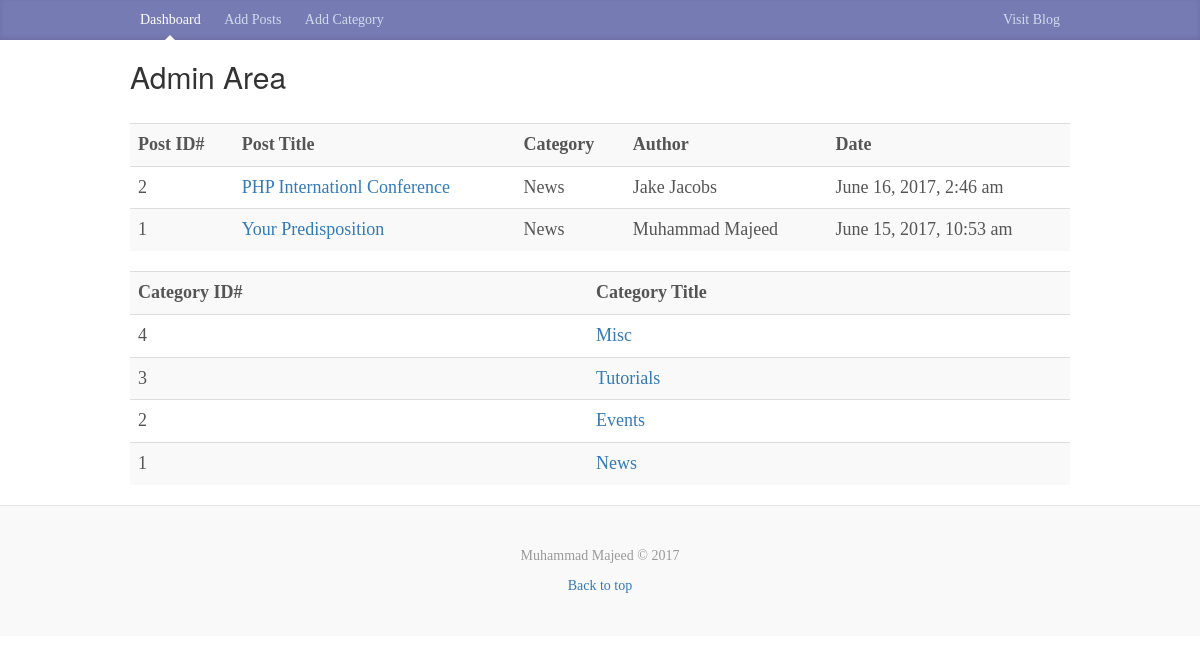
The app's page /admin/index.php with its own data.
### tables this page shows
CREATE TABLE `posts` (
  `po_id` int(11) NOT NULL,
  `po_category` int(11) NOT NULL,
  `po_title` varchar(255) NOT NULL,
  `po_body` text NOT NULL,
  `po_author` varchar(255) NOT NULL,
  `po_tags` varchar(255) NOT NULL,
  `po_date` timestamp NOT NULL DEFAULT CURRENT_TIMESTAMP
);

CREATE TABLE `categories` (
  `ca_id` int(11) NOT NULL,
  `ca_name` varchar(255) NOT NULL
);

### libraries/Database.php (called while the page is built, shortened)
<?php
class Database{
  public $host = DB_HOST;
  public $username = DB_USER;
  public $password = DB_PASS;
  public $db_name = DB_NAME;
  public $link;
private function connect(){
  $this->link = new mysqli($this->host, $this->username, $this->password, $this->db_name);
}
public function select($query){
  $result = $this->link->query($query) or die($this->link->error.__LINE__);
  if ($result->num_rows > 0) {
    return $result;
    } else {return false;}
  }
}

### helpers/format_helper.php (called while the page is built, shortened)
<?php
function formatDate($date) {
  return date('F j, Y, g:i a',strtotime($date));
}

### admin/index.php (the view)
<?php include 'includes/header.php'; ?>
<?php
$db = new Database;
$query = "SELECT posts.*, categories.ca_name FROM posts
          INNER JOIN categories
          ON posts.po_category = categories.ca_id
          ORDER BY posts.po_id DESC";
$posts = $db->select($query);
$query = "SELECT * FROM categories ORDER BY ca_id DESC";
$categories = $db->select($query);
?>
<table class="table table-striped">
  <tr>
    <th>Post ID#</th>
    <th>Post Title</th>
    <th>Category</th>
    <th>Author</th>
    <th>Date</th>
  </tr>
    <?php while($row = $posts->fetch_assoc()):  ?>
    <tr>
      <td><?php echo  $row['po_id'];?></td>
      <td><a href="edit_post.php?id=<?php echo  $row['po_id'];?>"><?php echo  $row['po_title'];?></a></td>
      <td><?php echo  $row['ca_name'];?></td>
      <td><?php echo  $row['po_author'];?></td>
      <td><?php echo  formatDate($row['po_date']);?></td>
    </tr>
    <?php endwhile; ?>
</table>
<table class="table table-striped">
  <tr>
    <th>Category ID#</th>
    <th>Category Title</th>
  </tr>
  <?php while($row = $categories->fetch_assoc()):  ?>
  <tr>
    <td><?php echo  $row['ca_id'];?></td>
    <td><a href="edit_category.php?id=<?php echo  $row['ca_id'];?>"><?php echo  $row['ca_name'];?></a></td>
  </tr>
  <?php endwhile; ?>
</table>
<?php include 'includes/footer.php'; ?>

### css/custom.css (style rules this page uses)
body { font-family: Georgia, "Times New Roman", Times, serif; color: #555; }

### records on screen
posts: po_id "2", po_title "PHP Internationl Conference", categories.ca_name "News", po_author "Jake Jacobs", po_date "June 16, 2017, 2:46 am"
posts: po_id "1", po_title "Your Predisposition", categories.ca_name "News", po_author "Muhammad Majeed", po_date "June 15, 2017, 10:53 am"
categories: ca_id "4", ca_name "Misc"
categories: ca_id "3", ca_name "Tutorials"
categories: ca_id "2", ca_name "Events"
categories: ca_id "1", ca_name "News"
